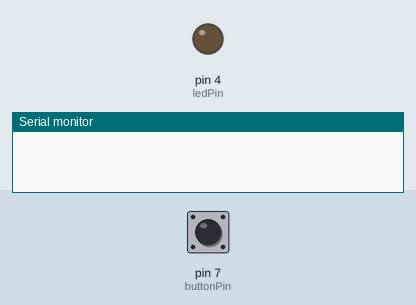
The sketch below on a simulated Arduino Uno, built with avr-gcc and run on an emulated ATmega328P. Parts: output pins drawn as LEDs (lit = HIGH), the last lines printed to the serial monitor. Inputs (shaded band) come from the test bench; at power-on: pin 7 (buttonPin) LOW.

Above: at 1.2 s.
1.3 s: pin 7 (buttonPin) pulled HIGH for 0.15 s
At 1.37 s:
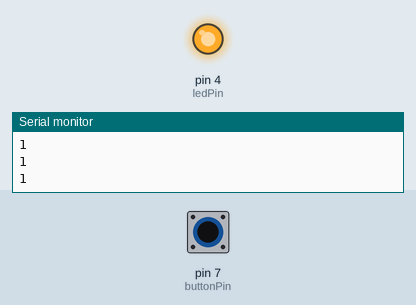
2.9 s: pin 7 (buttonPin) pulled HIGH for 3.2 s
At 7.4 s:
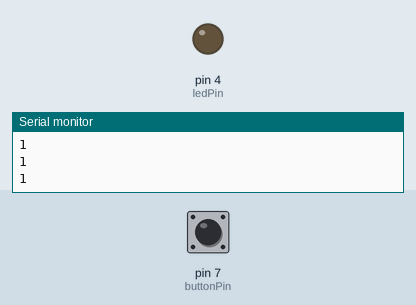
Timing chart, 0 to 8.9 s (numbered marks = the images above; inputs shaded):
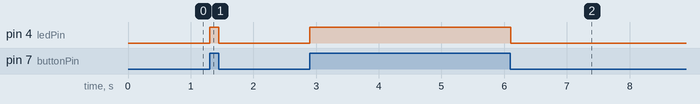

The sketch:

class6Assingemt1.ino
```cpp
// constants won't change. They're used here to set pin numbers:
const int buttonPin = 7;     // the number of the pushbutton pin
const int ledPin =  4;      // the number of the LED pin

// variables will change:
int buttonState = 0;         // variable for reading the pushbutton status

void setup() {
  // initialize the LED pin as an output:
  pinMode(ledPin, OUTPUT);
  // initialize the pushbutton pin as an input:
  pinMode(buttonPin, INPUT);
  Serial.begin(9600);
}

void loop() {
  // read the state of the pushbutton value:
  buttonState = digitalRead(buttonPin);

  // check if the pushbutton is pressed. If it is, the buttonState is HIGH:
  if (buttonState == HIGH) {
    // turn LED on:
    Serial.println(buttonState);
    digitalWrite(ledPin, HIGH);
  } else {
    // turn LED off:
    digitalWrite(ledPin, LOW);
  }
}
```

Measured:
- after the input at 1.3 s, pin 4 (ledPin): LOW → HIGH at once, → LOW 0.15 s later
- after the input at 2.9 s, pin 4 (ledPin): LOW → HIGH at once, → LOW 3.2 s later
